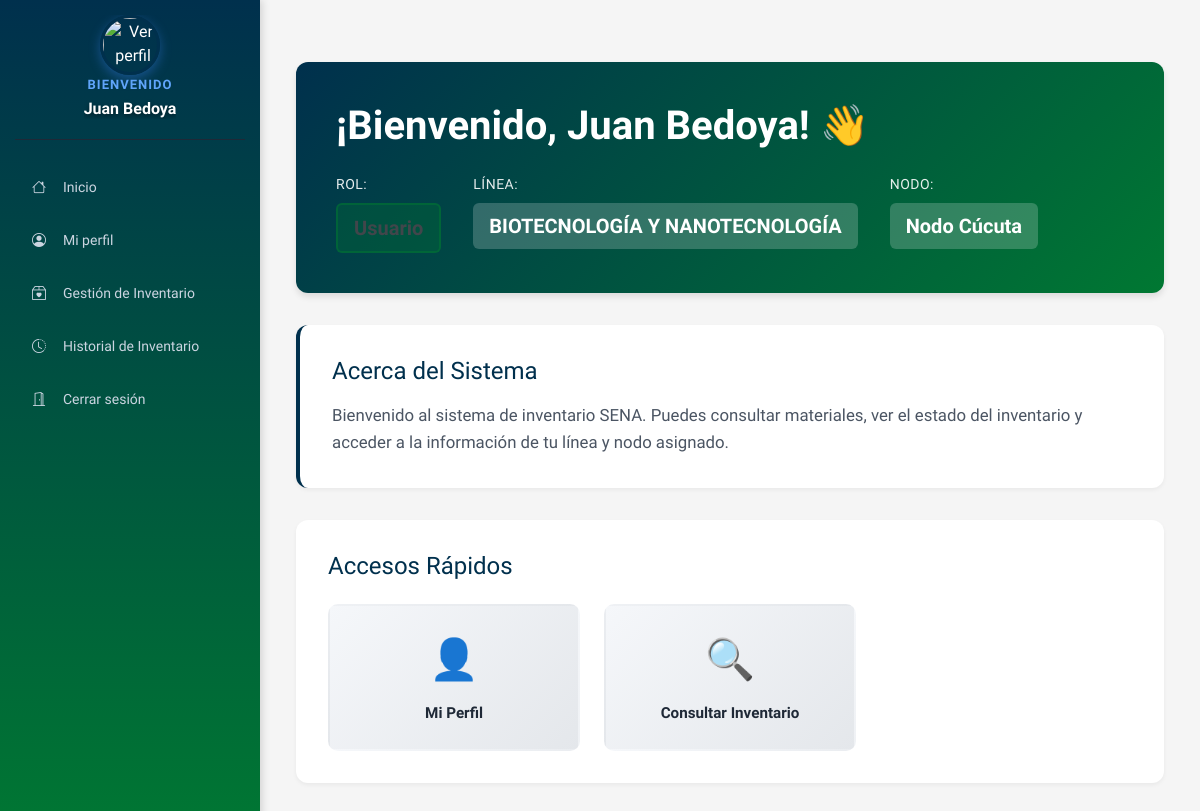
The app's page /public/?url=home/index (signed in) with its own data.
### tables this page shows
CREATE TABLE `usuarios` (
  `id` int(11) NOT NULL,
  `nombre` varchar(100) NOT NULL,
  `correo` varchar(100) NOT NULL,
  `nombre_usuario` varchar(50) NOT NULL,
  `password` varchar(255) NOT NULL,
  `celular` varchar(20) DEFAULT NULL,
  `cargo` varchar(100) DEFAULT NULL,
  `rol` enum('admin','usuario','dinamizador') DEFAULT 'usuario',
  `foto` varchar(255) DEFAULT NULL,
  `estado` tinyint(4) DEFAULT 1,
  `email_verified` tinyint(4) DEFAULT 0,
  `recovery_code` varchar(6) DEFAULT NULL,
  `recovery_expire` datetime DEFAULT NULL,
  `recovery_last_sent` datetime DEFAULT NULL,
  `verification_code` varchar(6) DEFAULT NULL,
  `verification_expire` datetime DEFAULT NULL,
  `verification_last_sent` datetime DEFAULT NULL,
  `nodo_id` int(11) DEFAULT NULL,
  `linea_id` int(11) DEFAULT NULL,
  `fecha_creacion` timestamp NOT NULL DEFAULT current_timestamp(),
  `fecha_actualizacion` timestamp NOT NULL DEFAULT current_timestamp() ON UPDATE current_timestamp()
);

### app/core/Controller.php (called while the page is built, shortened)
<?php
abstract class Controller {
    protected function view($view, $data = []) {
        extract($data);
        require __DIR__ . '/../views/layouts/header.php';
        require __DIR__ . '/../views/' . $view . '.php';
        require __DIR__ . '/../views/layouts/footer.php';
    }
}

### app/controllers/HomeController.php (called while the page is built, shortened)
<?php
class HomeController extends Controller {
    public function index() {
        $usuario = $_SESSION['user'];
        $userModel = new User();
        $usuarioCompleto = $userModel->findById($usuario['id']);
        $lineaNombre = null;
        $nodoNombre = null;
        if (!empty($usuarioCompleto['linea_id'])) {
            $lineaModel = new Linea();
            $linea = $lineaModel->getById($usuarioCompleto['linea_id']);
            $lineaNombre = $linea['nombre'] ?? null;
        }
        if (!empty($usuarioCompleto['nodo_id'])) {
            $nodoModel = new Nodo();
            $nodo = $nodoModel->getById($usuarioCompleto['nodo_id']);
            $nodoNombre = $nodo['nombre'] ?? null;
        }
        $this->view('home/index', [
            'usuario'     => $usuario,
            'lineaNombre' => $lineaNombre,
            'nodoNombre'  => $nodoNombre,
            'pageStyles'  => ['home'],
            'pageScripts' => [],
        ]);
    }
}

### public/index.php (called while the page is built, shortened)
<?php
require_once __DIR__ . '/../app/core/Database.php';
require_once __DIR__ . '/../app/core/Model.php';
require_once __DIR__ . '/../app/core/Controller.php';
$url = $_GET['url'] ?? 'auth/login';
$url = trim($url, '/');
$parts = explode('/', $url);
$controllerName = ucfirst($parts[0]) . 'Controller';
$method = $parts[1] ?? 'login';
if (!method_exists($controller = new $controllerName(), $method)) {
    header('Content-Type: application/json; charset=utf-8');
    http_response_code(404);
    echo json_encode(['error' => "Método '$method' no encontrado en '$controllerName'"]);
    exit;
}
$controller->$method();

### app/core/Model.php (called while the page is built, shortened)
<?php
abstract class Model {
    public function __construct() {
        $this->db = Database::getInstance();
    }
}

### app/core/Database.php (called while the page is built, shortened)
<?php
class Database {
    private static $instance = null;
    private function __construct() {
        $dsn = "mysql:host=" . DB_HOST . ";dbname=" . DB_NAME . ";charset=utf8mb4";
        $this->pdo = new PDO($dsn, DB_USER, DB_PASS, [
            PDO::ATTR_ERRMODE => PDO::ERRMODE_EXCEPTION
        ]);
    }
    public static function getInstance() {
        if (self::$instance === null) {
            self::$instance = new Database();
        }
        return self::$instance->pdo;
    }
}

### app/models/User.php (called while the page is built, shortened)
<?php
class User extends Model
{
    public function findById($id)
    {
        $stmt = $this->db->prepare("SELECT * FROM usuarios WHERE id = :id LIMIT 1");
        $stmt->execute([':id' => $id]);
        return $stmt->fetch(PDO::FETCH_ASSOC);
    }
}

### app/models/Linea.php (called while the page is built, shortened)
<?php
class Linea extends Model
{
    public function getById($id)
    {
        $stmt = $this->db->prepare("SELECT * FROM lineas WHERE id = :id");
        $stmt->execute([':id' => $id]);
        return $stmt->fetch(PDO::FETCH_ASSOC);
    }
}

### app/models/Nodo.php (called while the page is built, shortened)
<?php
class Nodo extends Model
{
    public function getById($id)
    {
        $stmt = $this->db->prepare("SELECT * FROM nodos WHERE id = :id");
        $stmt->execute([':id' => $id]);
        return $stmt->fetch(PDO::FETCH_ASSOC);
    }
}

### app/views/home/index.php (the view, shortened to what this page needs)
<?php
$rol = $usuario['rol'] ?? 'usuario';
$nombre = $usuario['nombre'] ?? 'Usuario';
$descripciones = [
    'admin' => 'Tienes acceso completo al sistema para gestionar usuarios, materiales, auditoría y todas las configuraciones. Puedes crear, editar, eliminar y visualizar toda la información del inventario.',
    'dinamizador' => 'Como dinamizador, puedes gestionar materiales, consultar el inventario y coordinar actividades dentro de tu línea y nodo asignado. Tienes permisos para crear y editar información relevante a tu área.',
    'usuario' => 'Bienvenido al sistema de inventario SENA. Puedes consultar materiales, ver el estado del inventario y acceder a la información de tu línea y nodo asignado.',
    'invitado' => 'Como invitado, tienes acceso de solo lectura al sistema. Puedes consultar información sobre materiales e inventario, pero no realizar modificaciones.'
];
$descripcion = $descripciones[$rol] ?? $descripciones['usuario'];
?>
<div class="container-bienvenida">
    <div class="bienvenida-header">
        <h1>¡Bienvenido, <?php echo htmlspecialchars($nombre); ?>! 👋</h1>
        <div class="info-usuario">
            <div class="info-item">
                <span class="info-label">Rol:</span>
                <span class="info-value rol-<?php echo htmlspecialchars($rol); ?>">
                </span>
            </div>
            <?php if ($rol !== 'admin' && !empty($lineaNombre)): ?>
                <div class="info-item">
                    <span class="info-label">Línea:</span>
                    <span class="info-value"><?php echo htmlspecialchars($lineaNombre); ?></span>
                </div>
            <?php endif; ?>
            <?php if ($rol !== 'admin' && !empty($nodoNombre)): ?>
                <div class="info-item">
                    <span class="info-label">Nodo:</span>
                    <span class="info-value"><?php echo htmlspecialchars($nodoNombre); ?></span>
                </div>
            <?php endif; ?>
        </div>
    </div>
    <div class="bienvenida-descripcion">
        <h2>Acerca del Sistema</h2>
        <p><?php echo htmlspecialchars($descripcion); ?></p>
    </div>
    <div class="accesos-rapidos">
        <h3>Accesos Rápidos</h3>
        <div class="accesos-grid">
            <a href="<?php echo BASE_URL; ?>/perfil/ver" class="acceso-card">
                <span class="acceso-icon">👤</span>
                <span class="acceso-titulo">Mi Perfil</span>
            </a>
            <a href="<?php echo BASE_URL; ?>/materiales/index" class="acceso-card">
                <span class="acceso-icon">🔍</span>
                <span class="acceso-titulo">Consultar Inventario</span>
            </a>
        </div>
    </div>
</div>

### app/views/layouts/header.php (shortened to what this page needs)
<!DOCTYPE html>
<html lang="es">
<head>
    <link rel="stylesheet" href="/proyecto_sena/public/css/sidebar.css">
    <link rel="stylesheet" href="/proyecto_sena/public/css/sidebar-toggle.css">
    <link rel="stylesheet" href="/proyecto_sena/public/css/layout.css">
    <link href="https://cdn.jsdelivr.net/npm/bootstrap@5.3.3/dist/css/bootstrap.min.css" rel="stylesheet">
    <link rel="stylesheet" href="https://cdn.jsdelivr.net/npm/bootstrap-icons@1.11.1/font/bootstrap-icons.css">
    <link rel="stylesheet" href="/proyecto_sena/public/css/formularios.css">
    <link rel="stylesheet" href="/proyecto_sena/public/css/tablas.css">
    <link rel="stylesheet" href="/proyecto_sena/public/css/modales.css">
    <link rel="stylesheet" href="/proyecto_sena/public/css/utilidades.css">
    <link rel="stylesheet" href="/proyecto_sena/public/css/style.css">
    <link rel="stylesheet" href="/proyecto_sena/public/css/usuarios_gestion.css">
    <link rel="stylesheet" href="/proyecto_sena/public/css/perfil_mejorado.css">
    <link rel="stylesheet" href="/proyecto_sena/public/css/audit_mejorado.css">
    <link rel="stylesheet" href="/proyecto_sena/public/css/auth_mejorado.css">
    <link rel="stylesheet" href="/proyecto_sena/public/css/usuarios_responsive.css">
    <link rel="stylesheet" href="/proyecto_sena/public/css/usuarios_form.css">
    <?php if (!empty($pageStyles) && is_array($pageStyles)): ?>
        <?php foreach ($pageStyles as $css): ?>
            <link rel="stylesheet" href="<?= BASE_URL ?>/css/<?= htmlspecialchars($css) ?>.css">
        <?php endforeach; ?>
    <?php endif; ?>
</head>
<body>
<?php
$isLogin     = isset($isLoginPage) && $isLoginPage === true;
$isRegister  = isset($isRegisterPage) && $isRegisterPage === true;
?>
<?php if (!$isLogin && !$isRegister): ?>
    <?php include __DIR__ . "/sidebar.php"; ?>
    <div class="main-wrapper">
        <div class="main-content">
<?php else: ?>
    <div class="container py-4">
<?php endif; ?>

### app/views/layouts/sidebar.php (shortened to what this page needs)
<?php
$nombre = $_SESSION['user']['nombre'] ?? 'Usuario';
$avatar = $_SESSION['user']['foto'] ?? null;
$avatar = (!empty($avatar)) ? BASE_URL . '/' . $avatar : BASE_URL . "/img/default_user.png";
?>
<nav id="sidebar" class="sidebar">
    <div class="sidebar-header">
        <div style="display: flex; align-items: center; justify-content: center; gap: 15px; width: 100%;">
            <a href="<?= BASE_URL ?>/perfil/ver" style="text-decoration: none; color: inherit; display: flex; flex-direction: column; align-items: center;">
                <img src="<?= $avatar ?>" class="sidebar-avatar" title="Ver perfil">
                <div class="sidebar-user-info">
                    <span class="sidebar-welcome">Bienvenido</span>
                    <span class="sidebar-title"><?= htmlspecialchars($nombre) ?></span>
                </div>
            </a>
        </div>
    </div>
    <ul class="sidebar-nav">
        <li>
            <a href="<?= BASE_URL ?>/home/index">
                <i class="bi bi-house"></i>
                <span>Inicio</span>
            </a>
        </li>
        <li>
            <a href="<?= BASE_URL ?>/perfil/ver">
                <i class="bi bi-person-circle"></i>
                <span>Mi perfil</span>
            </a>
        </li>
        <li>
            <a href="<?= BASE_URL ?>/materiales/index">
                <i class="bi bi-box2-heart"></i>
                <span>Gestión de Inventario</span>
            </a>
        </li>
        <li>
            <a href="<?= BASE_URL ?>/materiales/historialInventario">
                <i class="bi bi-clock-history"></i>
                <span>Historial de Inventario</span>
            </a>
        </li>
        <li>
            <a href="<?= BASE_URL ?>/auth/logout" class="logout">
                <i class="bi bi-door-open"></i>
                <span>Cerrar sesión</span>
            </a>
        </li>
    </ul>
</nav>

### app/views/layouts/footer.php (shortened to what this page needs)
            </div>
    </div>
</body>
</html>

### public/css/sidebar.css (style rules this page uses)
.sidebar { width: 260px; background: linear-gradient(180deg, #00304D 0%, #007832 100%); height: 100vh; padding: 15px; color: #fff; position: relative; left: 0; top: 0; overflow-x: hidden; overflow-y: auto; z-index: 1000; box-shadow: 2px 0 8px rgba(0, 0, 0, 0.15); }
.sidebar-header { display: flex; flex-direction: column; align-items: center; gap: 12px; margin-bottom: 25px; overflow: hidden; padding-bottom: 20px; border-bottom: 1px solid #1f2937; text-align: center; }
.sidebar-avatar { width: 60px; height: 60px; border-radius: 50%; object-fit: cover; flex-shrink: 0; border: 3px solid #00304D; box-shadow: 0 4px 12px rgba(59, 130, 246, 0.4); }
.sidebar-user-info { display: flex; flex-direction: column; overflow: hidden; width: 100%; align-items: center; }
.sidebar-welcome { font-size: 13px; color: #60a5fa; text-transform: uppercase; letter-spacing: 1px; font-weight: 600; margin-bottom: 4px; }
.sidebar-title { font-size: 16px; font-weight: 700; color: #fff; white-space: normal; word-break: break-word; text-shadow: 0 2px 4px rgba(0, 0, 0, 0.5); line-height: 1.3; }
.sidebar-nav { list-style: none; margin: 0; padding: 0; margin-bottom: 20px; }
.sidebar-nav li { margin-bottom: 8px; }
.sidebar-nav li a, .submenu-btn { display: flex; align-items: center; gap: 12px; padding: 12px; width: 100%; text-decoration: none; color: #cbd5e1; border-radius: 8px; transition: all 0.2s ease; border: none; background: none; cursor: pointer; font-size: 14px; font-family: inherit; font-weight: 500; }
.sidebar-nav li a i, .submenu-btn i { width: 24px; text-align: center; flex-shrink: 0; }

### public/css/layout.css (style rules this page uses)
* { margin: 0; padding: 0; box-sizing: border-box; }
html, body { height: 100%; width: 100%; overflow-x: hidden; }
body { display: grid; grid-template-columns: 260px 1fr; grid-template-rows: 1fr; background-color: #f0f2f5; font-family: "Work Sans", system-ui, -apple-system, "Segoe UI", sans-serif; min-height: 100vh; margin: 0; padding: 0; color: #212529; }
body > .sidebar { position: relative; width: 260px; height: 100vh; grid-column: 1; grid-row: 1; overflow-y: auto; }
body > .main-wrapper { grid-column: 2; grid-row: 1; display: flex; flex-direction: column; }
.main-wrapper { display: flex; flex-direction: column; flex: 1; overflow: hidden; }
.main-content { flex: 1; padding: 30px 20px; overflow-y: auto; background-color: #f5f5f5; }

### public/css/style.css (style rules this page uses)
* { font-family: "Work Sans", system-ui, -apple-system, "Segoe UI", sans-serif; }
html, body { font-family: "Work Sans", system-ui, -apple-system, "Segoe UI", sans-serif; }
body { background-color: #f8f9fa; }

### public/css/usuarios_gestion.css (style rules this page uses)
.rol-usuario { background-color: #e2e3e5; color: #41464b; }

### public/css/audit_mejorado.css (style rules this page uses)
* { --bs-modal-fade-transition: none !important; }

### records on screen
usuarios: nombre "Juan Bedoya", rol "Bienvenido al sistema de inventario SENA. Puedes consultar materiales, ver el estado del inventario y acceder a la información de tu línea y nodo asignado."

### other values on screen
$nombre "Juan Bedoya"
$lineaNombre "BIOTECNOLOGÍA Y NANOTECNOLOGÍA"
$nodoNombre "Nodo Cúcuta"
